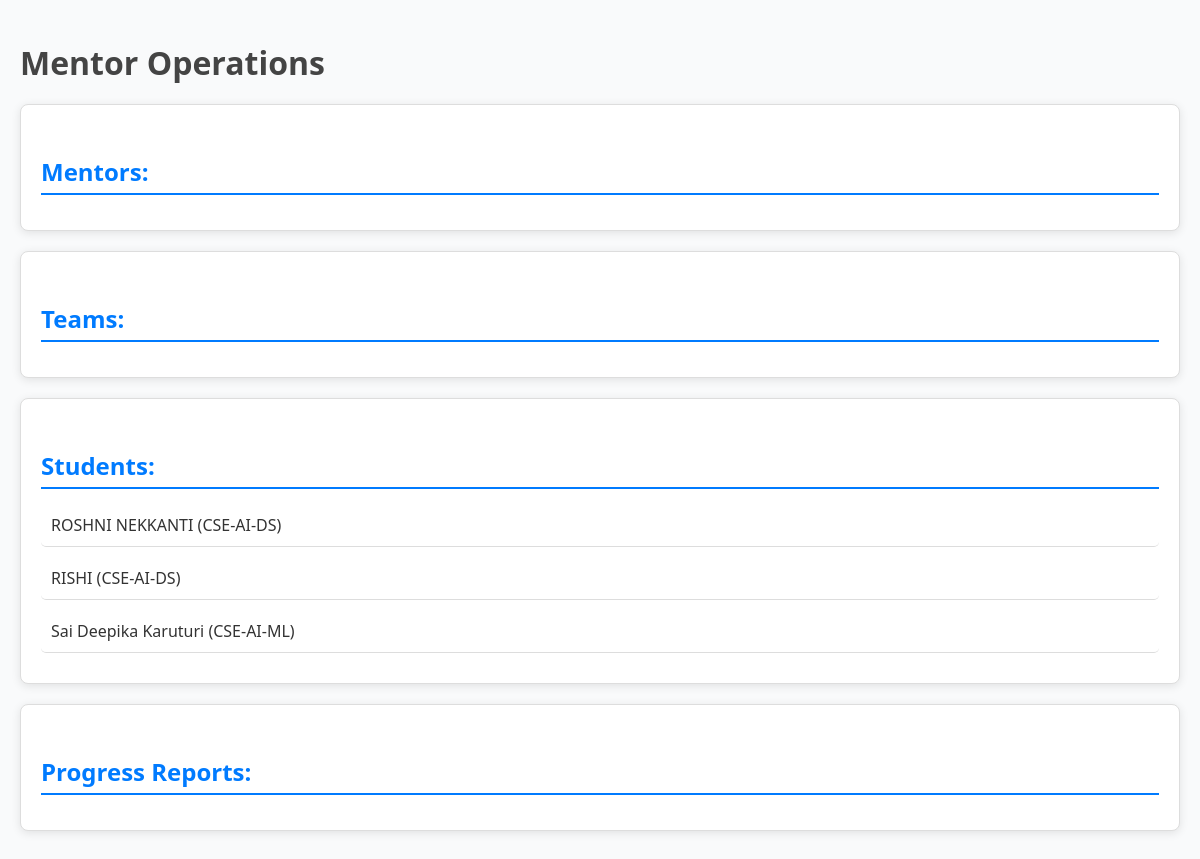
The app's page /mentor_operations/, older data.
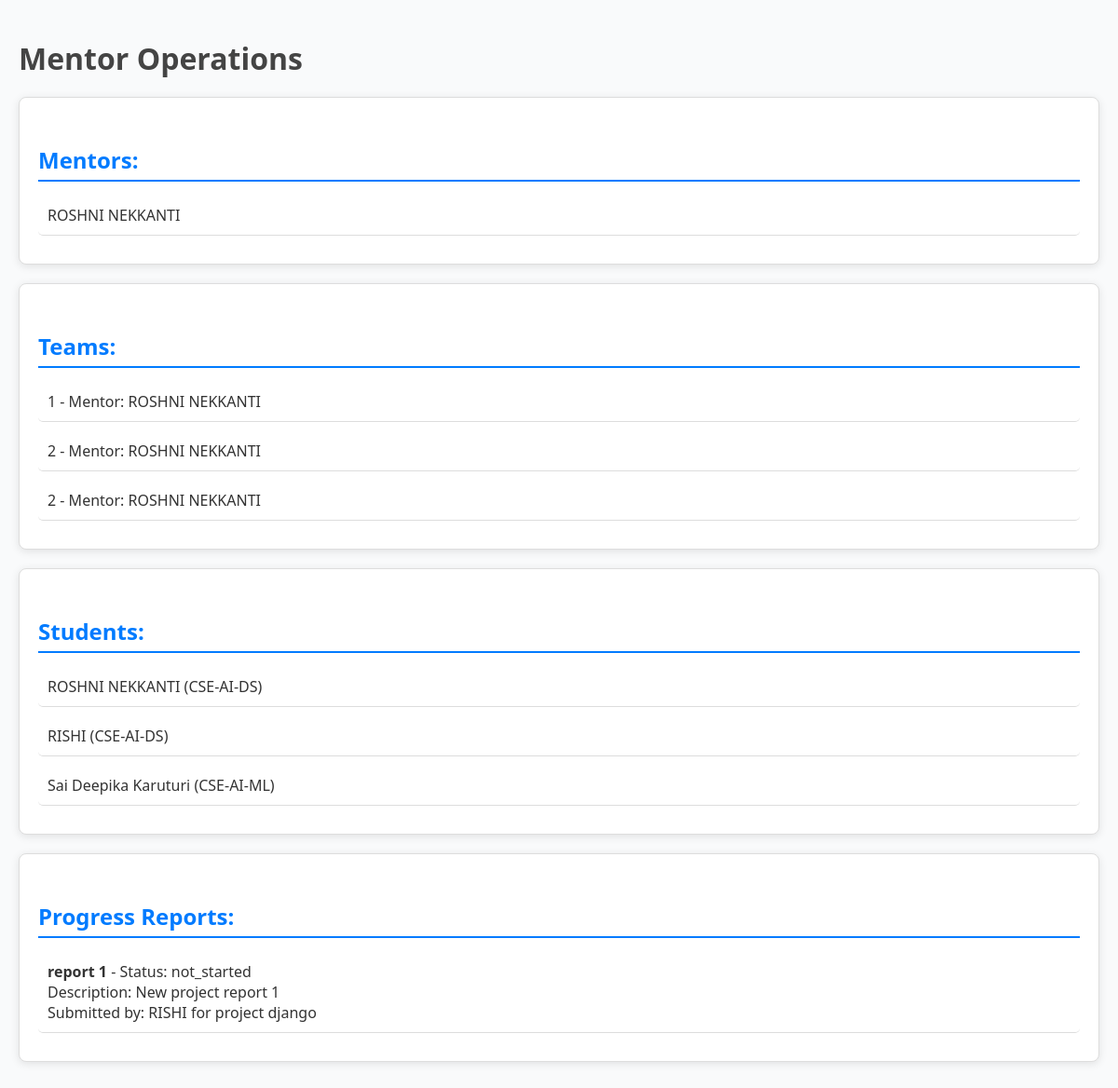
The same page, newer data.
### home/models.py (models this page shows, shortened)
class Contact(models.Model):
    staff = models.OneToOneField(User, on_delete=models.CASCADE,null=True)
    fullname = models.CharField(max_length=60)
    branch = models.CharField(max_length=100,choices=BRANCH,null=True)
    stdyear = models.CharField(max_length=6)
    phno = models.CharField(max_length=12)
    git = models.CharField(max_length=100)
    linkedin = models.CharField(max_length=100)
    hrank = models.CharField(max_length=100)
    aadhar = models.CharField(max_length=16)
    addr = models.TextField()
    adnum=models.CharField(max_length=11)
    image = models.ImageField(default='mysite\templates\avatar.jpg',upload_to='contact_images')
    section = models.CharField(max_length=100,choices=SEC,null=True)

class Mentor(models.Model):
    user = models.OneToOneField(User, on_delete=models.CASCADE)  # One-to-one relation with User
    full_name = models.CharField(max_length=100)
    email = models.EmailField()

class Team(models.Model):
    name = models.CharField(max_length=100)
    mentor = models.ForeignKey(Mentor, on_delete=models.CASCADE)  # Each team has a mentor
    members = models.ManyToManyField(Contact, related_name='teams')  # Students assigned to a team

class ProgressReport(models.Model):
    student = models.ForeignKey(Contact, on_delete=models.CASCADE)  # Link to a student (Contact)
    project = models.ForeignKey(Project, on_delete=models.CASCADE)  # Link to a project
    report_title = models.CharField(max_length=200)
    report_description = models.TextField()
    status_choices = [
        ('not_started', 'Not Started'),
        ('in_progress', 'In Progress'),
        ('completed', 'Completed'),
    ]
    status = models.CharField(max_length=20, choices=status_choices, default='not_started')
    date_submitted = models.DateTimeField(default=timezone.now)  # Timestamp of when the report was submitted

class Project(models.Model):
    user = models.ForeignKey(User, on_delete=models.CASCADE)
    project_name = models.CharField(max_length=255)
    project_link = models.URLField()
    description = models.TextField(blank=True, null=True)
    start_date = models.DateField()
    end_date = models.DateField()
    branch = models.CharField(max_length=100,choices=BRANCH,null=True)
    section = models.CharField(max_length=100,choices=SEC,null=True)
    domain = models.CharField(max_length=100,choices=DOMAIN,null=True)

### home/views.py (the view)
# urls.py: path('mentor_operations/', views.mentor_operations, name='mentor_operations'),
def mentor_operations(request):
    mentors = Mentor.objects.all()  # Get all mentors
    teams = Team.objects.all()  # Get all teams
    contacts = Contact.objects.all()  # Get all students (Contact model)
    progress_reports = ProgressReport.objects.all()  # Get all progress reports
    return render(request, 'mentor_operations.html', {
        'mentors': mentors,
        'teams': teams,
        'contacts': contacts,
        'progress_reports': progress_reports,
    })

### templates/mentor_operations.html (shortened to what this page needs)
<!DOCTYPE html>
<html lang="en">
<head>
</head>
<body>
    <div class="container">
        <h1>Mentor Operations</h1>
        <div class="card">
            <h2>Mentors:</h2>
            <ul>
                {% for mentor in mentors %}
                    <li>{{ mentor.full_name }}</li>
                {% endfor %}
            </ul>
        </div>
        <div class="card">
            <h2>Teams:</h2>
            <ul>
                {% for team in teams %}
                    <li>{{ team.name }} - Mentor: {{ team.mentor.full_name }}</li>
                {% endfor %}
            </ul>
        </div>
        <div class="card">
            <h2>Students:</h2>
            <ul>
                {% for contact in contacts %}
                    <li>{{ contact.fullname }} ({{ contact.branch }})</li>
                {% endfor %}
            </ul>
        </div>
        <div class="card">
            <h2>Progress Reports:</h2>
            <ul>
                {% for report in progress_reports %}
                    <li>
                        <strong>{{ report.report_title }}</strong> - Status: {{ report.status }}
                        <br>
                        Description: {{ report.report_description }}
                        <br>
                        Submitted by: {{ report.student.fullname }} for project {{ report.project.project_name }}
                    </li>
                {% endfor %}
            </ul>
        </div>
    </div>
</body>
</html>

### templates/mentor_operations.html (style rules this page uses)
body { font-family: 'Segoe UI', Tahoma, Geneva, Verdana, sans-serif; margin: 0; padding: 20px; background-color: #f9fafb; color: #333; }
h1, h2 { color: #444; }
h1 { font-size: 32px; margin-bottom: 20px; }
h2 { font-size: 24px; margin-top: 30px; margin-bottom: 15px; font-weight: 600; border-bottom: 2px solid #007bff; padding-bottom: 5px; color: #007bff; }
.container { margin: 20px auto; max-width: 1200px; }
.card { background-color: white; border-radius: 8px; border: 1px solid #ddd; padding: 20px; margin-bottom: 20px; box-shadow: 0 2px 10px rgba(0, 0, 0, 0.1); transition: box-shadow 0.3s ease; }
ul { list-style-type: none; padding-left: 0; margin: 0; }
li { padding: 10px; border-bottom: 1px solid #ddd; margin-bottom: 10px; background-color: #fff; border-radius: 5px; transition: background-color 0.3s ease; }

Row changes from the older to the newer data that the page shows:
added Mentor: full_name "ROSHNI NEKKANTI"
added Team: name "1", mentor.full_name "ROSHNI NEKKANTI"
added Team: name "2", mentor.full_name "ROSHNI NEKKANTI"
added Team: name "2", mentor.full_name "ROSHNI NEKKANTI"
added ProgressReport: report_title "report 1", status "not_started", report_description "New project report 1", student.fullname "RISHI", project.project_name "django"
